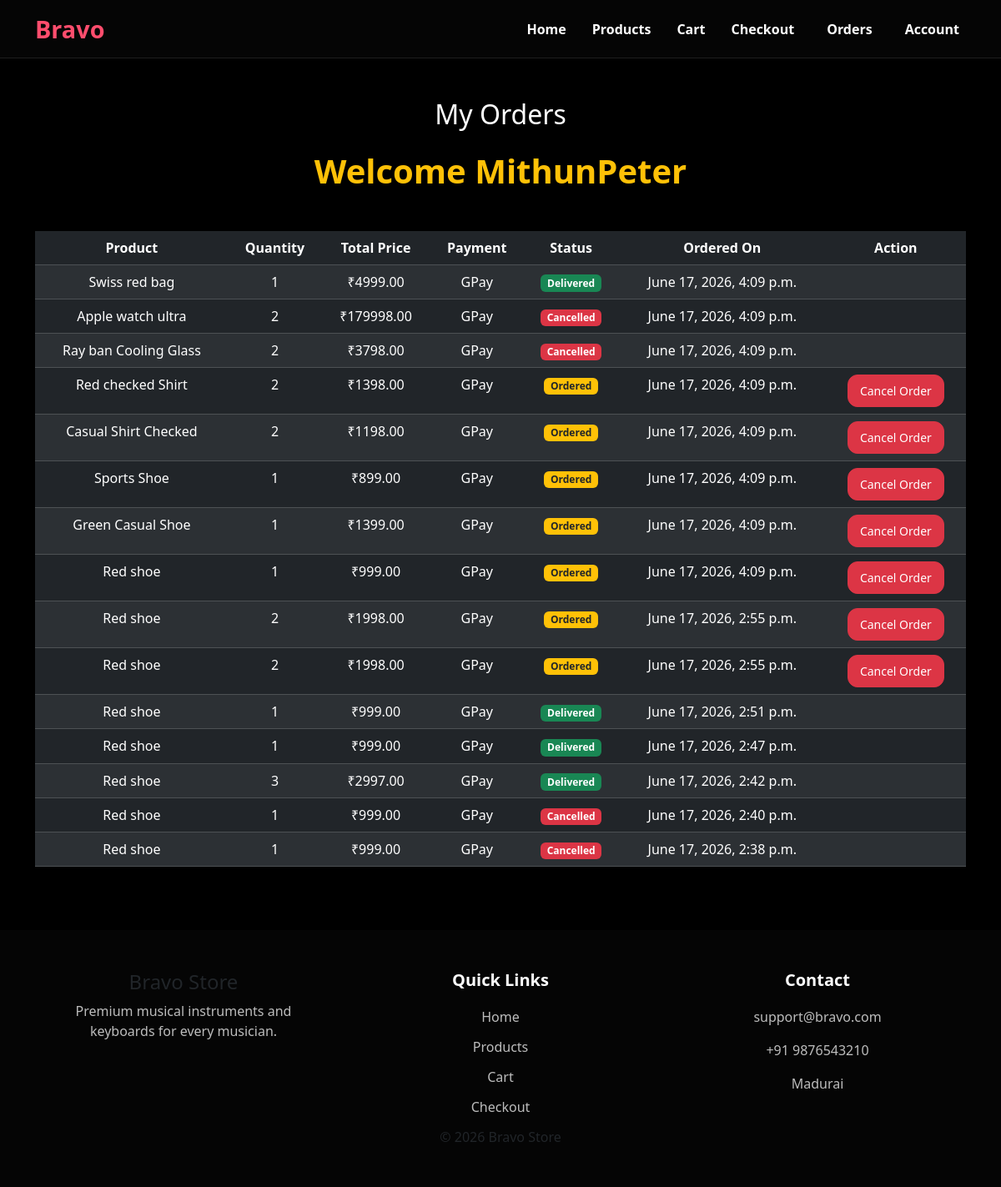
The app's page /customer_orders/ (signed in) with its own data.
### custom_admin/models.py (models this page shows, shortened)
class Order(models.Model):
    STATUS_CHOICES = [
        ("Ordered", "Ordered"),
        ("Shipped", "Shipped"),
        ("Delivered", "Delivered"),
        ("Cancelled", "Cancelled"),
    ]
    PAYMENT_CHOICES = [
        ("Card", "Card"),
        ("GPay", "GPay"),
        ("Cash", "Cash"),
    ]
    customer_name = models.CharField(max_length=100)
    customer_email = models.EmailField()
    product = models.ForeignKey(Product, on_delete=models.CASCADE)
    quantity = models.PositiveIntegerField(default=1)
    total_price = models.DecimalField(max_digits=10, decimal_places=2)
    payment_method = models.CharField(
        max_length=20, choices=PAYMENT_CHOICES, default="Cash"
    )
    card_number = models.CharField(max_length=20, blank=True, null=True)
    amount_received = models.DecimalField(
        max_digits=10, decimal_places=2, blank=True, null=True
    )
    balance = models.DecimalField(
        max_digits=10, decimal_places=2, blank=True, null=True
    )
    status = models.CharField(max_length=20, choices=STATUS_CHOICES, default="Ordered")
    created_at = models.DateTimeField(auto_now_add=True)
    address = models.CharField(max_length=150, default="wrong address")
    cancel_reason = models.TextField(blank=True, null=True)

class Product(models.Model):
    seller = models.ForeignKey(
        Seller, on_delete=models.CASCADE, related_name="products", null=True, blank=True
    )
    name = models.CharField(max_length=50)
    image = models.ImageField(upload_to="products/")
    description = models.CharField(max_length=250)
    price = models.DecimalField(
        max_digits=10, decimal_places=2, validators=[MaxValueValidator(9999999999)]
    )

### customer/views.py (the view)
@login_required(login_url="login")
def customer_orders(request):
    orders = Order.objects.filter(customer_email=request.user.email).order_by(
        "-created_at"
    )
    return render(
        request,
        "customer_orders.html",
        {"orders": orders},
    )

### customer/templates/customer_orders.html (shortened to what this page needs)
{% extends 'base.html' %} {% block content %}
<div class="container mt-5 text-center">
  <h2 class="mb-4">My Orders</h2>
  <h1 class="text-warning shadow shadow-lg fw-bold mb-5">
    Welcome {{user.username}}
  </h1>
  <div class="table-responsive">
    <table class="table table-dark table-striped customer_order_table">
      <thead>
        <tr>
          <th>Product</th>
          <th>Quantity</th>
          <th>Total Price</th>
          <th>Payment</th>
          <th>Status</th>
          <th>Ordered On</th>
          <th>Action</th>
        </tr>
      </thead>
      <tbody>
        {% for order in orders %}
        <tr>
          <td>{{ order.product.name }}</td>
          <td>{{ order.quantity }}</td>
          <td>₹{{ order.total_price }}</td>
          <td>{{ order.payment_method }}</td>
          <td>
            <span
              id="status-{{order.id}}"
              class="badge {% if order.status == 'Ordered' %} bg-warning text-dark {% elif order.status == 'Shipped' %} bg-primary {% elif order.status == 'Delivered' %} bg-success {% elif order.status == 'Cancelled' %} bg-danger {% endif %}"
            >
            </span>
          </td>
          <td>{{ order.created_at }}</td>
          <td>
            {% if order.status == "Ordered" %}
            <a
              href="{% url 'cancel_order' order.id %}"
              class="btn btn-danger btn-sm cancel-order-btn"
            >
              Cancel Order
            </a>
            {% endif %}
          </td>
        </tr>
        {% empty %}
        <tr>
          <td colspan="12" class="text-center">No Orders Found</td>
        </tr>
        {% endfor %}
      </tbody>
    </table>
  </div>
</div>
 {% endblock %}

### static/css/navbar.css (style rules this page uses)
* { margin: 0; padding: 0; box-sizing: border-box }
body { background: #000; color: #fff; font-family: Segoe UI, sans-serif; min-height: 100vh; display: flex; flex-direction: column; }
.table { color: #fff }
.btn-primary, .btn-success, .btn-danger { border-radius: 12px; }
.btn-success, .btn-danger, .btn-primary { font-size: 14px !important; padding: 8px 14px !important; }
.cancel-order-btn { white-space: nowrap; font-size: 0.9rem; padding: 6px 12px; }

### records on screen
Order: product.name "Swiss red bag", quantity "1", total_price "4999.00", payment_method "GPay", created_at "June 17, 2026, 4:09 p.m."
Order: product.name "Apple watch ultra", quantity "2", total_price "179998.00", payment_method "GPay", created_at "June 17, 2026, 4:09 p.m."
Order: product.name "Ray ban Cooling Glass", quantity "2", total_price "3798.00", payment_method "GPay", created_at "June 17, 2026, 4:09 p.m."
Order: product.name "Red checked Shirt", quantity "2", total_price "1398.00", payment_method "GPay", created_at "June 17, 2026, 4:09 p.m.", status "Cancel Order"
Order: product.name "Casual Shirt Checked", quantity "2", total_price "1198.00", payment_method "GPay", created_at "June 17, 2026, 4:09 p.m.", status "Cancel Order"
Order: product.name "Sports Shoe", quantity "1", total_price "899.00", payment_method "GPay", created_at "June 17, 2026, 4:09 p.m.", status "Cancel Order"
Order: product.name "Green Casual Shoe", quantity "1", total_price "1399.00", payment_method "GPay", created_at "June 17, 2026, 4:09 p.m.", status "Cancel Order"
Order: product.name "Red shoe", quantity "1", total_price "999.00", payment_method "GPay", created_at "June 17, 2026, 4:09 p.m.", status "Cancel Order"
Order: product.name "Red shoe", quantity "2", total_price "1998.00", payment_method "GPay", created_at "June 17, 2026, 2:55 p.m.", status "Cancel Order"
Order: product.name "Red shoe", quantity "2", total_price "1998.00", payment_method "GPay", created_at "June 17, 2026, 2:55 p.m.", status "Cancel Order"
Order: product.name "Red shoe", quantity "1", total_price "999.00", payment_method "GPay", created_at "June 17, 2026, 2:51 p.m."
Order: product.name "Red shoe", quantity "1", total_price "999.00", payment_method "GPay", created_at "June 17, 2026, 2:47 p.m."
Order: product.name "Red shoe", quantity "3", total_price "2997.00", payment_method "GPay", created_at "June 17, 2026, 2:42 p.m."
Order: product.name "Red shoe", quantity "1", total_price "999.00", payment_method "GPay", created_at "June 17, 2026, 2:40 p.m."
Order: product.name "Red shoe", quantity "1", total_price "999.00", payment_method "GPay", created_at "June 17, 2026, 2:38 p.m."

### other values on screen
{{ user.username }} "MithunPeter"
